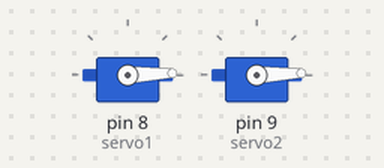
Bench run of a sketch on a simulated Arduino Uno, built with avr-gcc and run on an emulated ATmega328P. Shown: 2 × servo.

Above: at 0.05 s.
At 1.75 s:
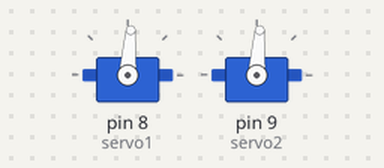
At 3.45 s:
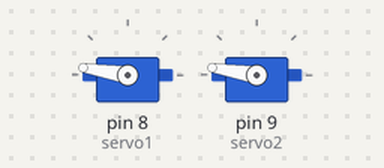
At 6.9 s:
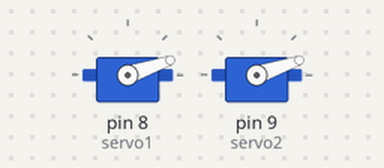
Timing chart, 0 to 9.5 s (numbered marks = the images above):
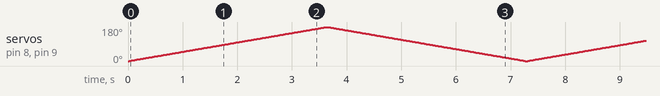

The sketch:

servo.ino
```cpp
#include <Servo.h>

Servo servo1;
Servo servo2;

void setup() {
  servo1.attach(8);   // Servo 1 gắn vào chân D8
  servo2.attach(9);   // Servo 2 gắn vào chân D9
  Serial.begin(9600);
}

void loop() {
  // Quay từ 0 -> 180 chậm
  for (int angle = 0; angle <= 180; angle++) {
    servo1.write(angle);
    servo2.write(angle);
    delay(20);  // càng lớn thì quay càng chậm (20ms ~ 3.6s từ 0->180)
  }

  // Quay từ 180 -> 0 chậm
  for (int angle = 180; angle >= 0; angle--) {
    servo1.write(angle);
    servo2.write(angle);
    delay(20);
  }
}
```
